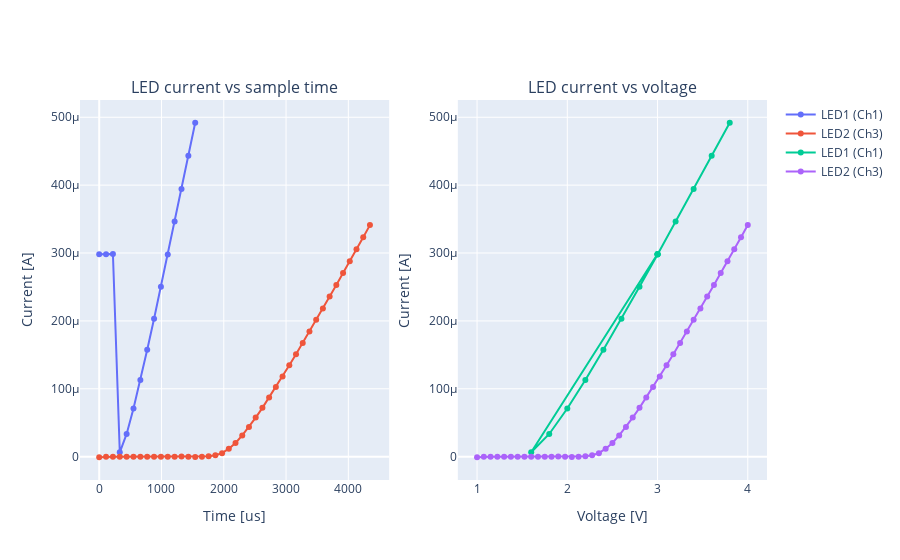

The cell this chart's notebook holds for it:
### Markdown cell above
#### Plotting the results
The results are visualised as plots below:

### Code cell
fig = make_subplots(rows=1, cols=2,  subplot_titles=("LED current vs sample time", "LED current vs voltage"))
fig.add_trace(go.Scatter(x=sample_times, y=currents_LED1,
                    mode='lines+markers',
                    name='LED1 (Ch1)'), row=1, col=1)
fig.add_trace(go.Scatter(x=sample_times, y=currents_LED2,
                    mode='lines+markers',
                    name='LED2 (Ch3)'), row=1, col=1)
fig.add_trace(go.Scatter(x=config_ch1.force_values, y=currents_LED1,
                    mode='lines+markers',
                    name='LED1 (Ch1)'), row=1, col=2)
fig.add_trace(go.Scatter(x=config_ch2.force_values, y=currents_LED2,
                    mode='lines+markers',
                    name='LED2 (Ch3)'), row=1, col=2)
fig.update_xaxes(title_text="Time [us]", row=1, col=1)
fig.update_yaxes(title_text="Current [A]", row=1, col=1)
fig.update_xaxes(title_text="Voltage [V]", row=1, col=2)
fig.update_yaxes(title_text="Current [A]", row=1, col=2)
fig
#uncomment in pure python script:
#fig.show()

### Figure 1 — Plotly figure (JSON) as saved in the notebook; plotly's stock layout.template omitted (floating-point values rounded to 4 significant figures)
{"data": [{"mode": "lines+markers", "name": "LED1 (Ch1)", "type": "scatter", "x": [0, 110.1, 220.2, 330.3, 440.4, 550.5, 660.6, 770.7, 880.8, 990.9, 1101, 1211.0, 1321.0, 1431.0, 1541.0, 1649.0, 1757.0, 1865.0, 1973.0, 2081.0, 2189.0, 2297.0, 2405.0, 2512.0, 2620.0, 2728.0, 2836.0, 2944.0, 3052.0, 3160.0, 3268.0, 3376.0, 3484.0, 3591.0, 3699.0, 3807.0, 3915.0, 4023.0, 4131.0, 4239.0, 4347.0], "xaxis": "x", "y": [0.0002982, 0.0002981, 0.0002985, 6.445e-06, 3.344e-05, 7.09e-05, 0.0001131, 0.0001576, 0.0002032, 0.0002504, 0.000298, 0.0003464, 0.0003943, 0.0004432, 0.0004919], "yaxis": "y"}, {"mode": "lines+markers", "name": "LED2 (Ch3)", "type": "scatter", "x": [0, 110.1, 220.2, 330.3, 440.4, 550.5, 660.6, 770.7, 880.8, 990.9, 1101, 1211.0, 1321.0, 1431.0, 1541.0, 1649.0, 1757.0, 1865.0, 1973.0, 2081.0, 2189.0, 2297.0, 2405.0, 2512.0, 2620.0, 2728.0, 2836.0, 2944.0, 3052.0, 3160.0, 3268.0, 3376.0, 3484.0, 3591.0, 3699.0, 3807.0, 3915.0, 4023.0, 4131.0, 4239.0, 4347.0], "xaxis": "x", "y": [-8.728e-07, -2.014e-07, -1.343e-07, -1.343e-07, -1.343e-07, -2.014e-07, 0, 0, -2.014e-07, -2.686e-07, -2.014e-07, -1.343e-07, 2.686e-07, -1.343e-07, -3.357e-07, 0, 5.371e-07, 2.014e-06, 5.17e-06, 1.175e-05, 2.007e-05, 3.122e-05, 4.357e-05, 5.76e-05, 7.191e-05, 8.708e-05, 0.0001027, 0.0001181, 0.0001345, 0.0001508, 0.0001675, 0.0001845, 0.0002017, 0.0002184, 0.0002359, 0.000253, 0.0002707, 0.0002878, 0.0003056, 0.0003233, 0.0003411], "yaxis": "y"}, {"mode": "lines+markers", "name": "LED1 (Ch1)", "type": "scatter", "x": [3, 3, 3, 1.6, 1.8, 2.0, 2.2, 2.4, 2.6, 2.8, 3.0, 3.2, 3.4, 3.6, 3.8], "xaxis": "x2", "y": [0.0002982, 0.0002981, 0.0002985, 6.445e-06, 3.344e-05, 7.09e-05, 0.0001131, 0.0001576, 0.0002032, 0.0002504, 0.000298, 0.0003464, 0.0003943, 0.0004432, 0.0004919], "yaxis": "y2"}, {"mode": "lines+markers", "name": "LED2 (Ch3)", "type": "scatter", "x": [1, 1.075, 1.15, 1.225, 1.3, 1.375, 1.45, 1.525, 1.6, 1.675, 1.75, 1.825, 1.9, 1.975, 2.05, 2.125, 2.2, 2.275, 2.35, 2.425, 2.5, 2.575, 2.65, 2.725, 2.8, 2.875, 2.95, 3.025, 3.1, 3.175, 3.25, 3.325, 3.4, 3.475, 3.55, 3.625, 3.7, 3.775, 3.85, 3.925, 4], "xaxis": "x2", "y": [-8.728e-07, -2.014e-07, -1.343e-07, -1.343e-07, -1.343e-07, -2.014e-07, 0, 0, -2.014e-07, -2.686e-07, -2.014e-07, -1.343e-07, 2.686e-07, -1.343e-07, -3.357e-07, 0, 5.371e-07, 2.014e-06, 5.17e-06, 1.175e-05, 2.007e-05, 3.122e-05, 4.357e-05, 5.76e-05, 7.191e-05, 8.708e-05, 0.0001027, 0.0001181, 0.0001345, 0.0001508, 0.0001675, 0.0001845, 0.0002017, 0.0002184, 0.0002359, 0.000253, 0.0002707, 0.0002878, 0.0003056, 0.0003233, 0.0003411], "yaxis": "y2"}], "layout": {"annotations": [{"font": {"size": 16}, "showarrow": false, "text": "LED current vs sample time", "x": 0.225, "xanchor": "center", "xref": "paper", "y": 1, "yanchor": "bottom", "yref": "paper"}, {"font": {"size": 16}, "showarrow": false, "text": "LED current vs voltage", "x": 0.775, "xanchor": "center", "xref": "paper", "y": 1, "yanchor": "bottom", "yref": "paper"}], "autosize": true, "xaxis": {"anchor": "y", "autorange": true, "domain": [0, 0.45], "range": [-293.5, 4640.0], "title": {"text": "Time [us]"}, "type": "linear"}, "xaxis2": {"anchor": "y2", "autorange": true, "domain": [0.55, 1], "range": [0.7974, 4.203], "title": {"text": "Voltage [V]"}, "type": "linear"}, "yaxis": {"anchor": "x", "autorange": true, "domain": [0, 1], "range": [-4.154e-05, 0.0005326], "title": {"text": "Current [A]"}, "type": "linear"}, "yaxis2": {"anchor": "x2", "autorange": true, "domain": [0, 1], "range": [-4.154e-05, 0.0005326], "title": {"text": "Current [A]"}, "type": "linear"}}}
